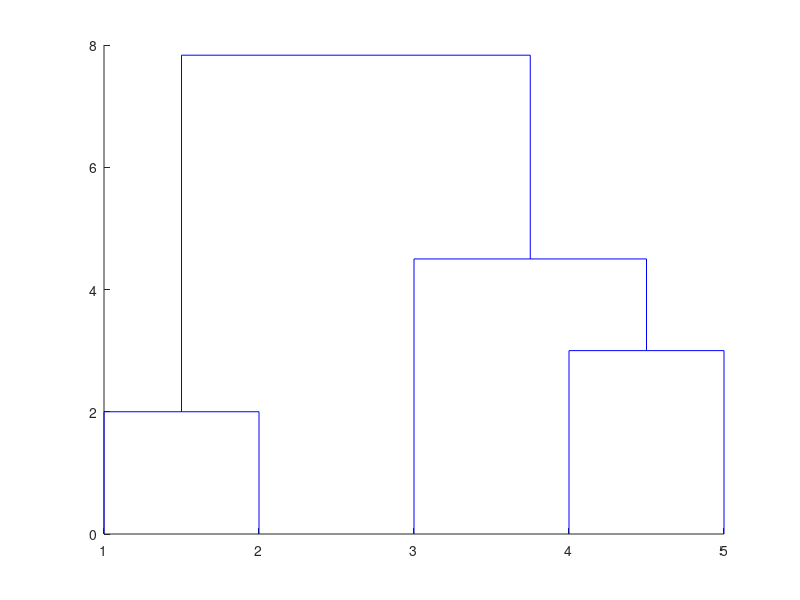

Here is the MATLAB script that generated this plot:
a=[2, 6, 10, 9, 5, 9, 8, 4, 5, 3]; %the given values are fed as input
b=linkage(a,'average'); %the linkage matrix is formed
dendrogram(b,5) %the desired dendrogram is obtained